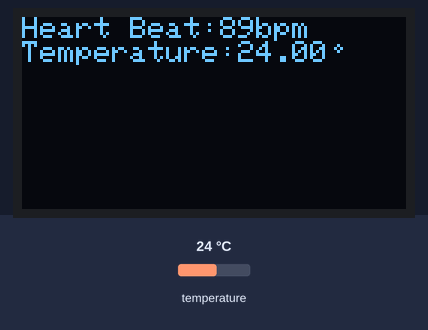
Bench run of a sketch on a simulated Arduino Uno, built with avr-gcc and run on an emulated ATmega328P. On the bench: 128×64 one-colour display. Inputs (shaded band) come from the test bench; at power-on: temperature 24 °C. Random numbers use the default seed unless the sketch sets one; what the sketch prints to the serial monitor is not drawn.

Above: at 1.2 s.
1.3 s: temperature set to 12 °C
At 1.99 s:
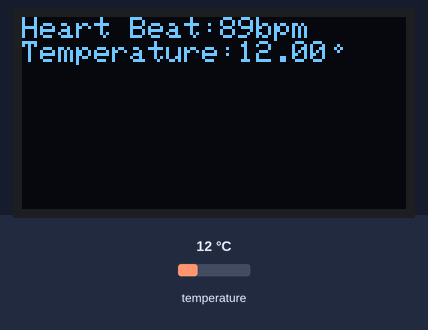
2.9 s: temperature set to 19 °C
At 3.54 s:
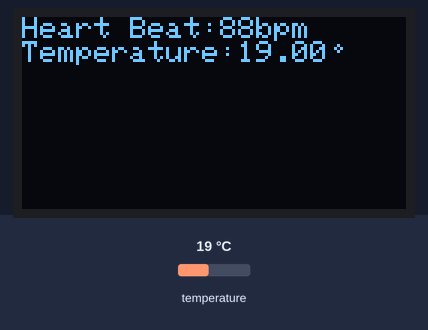
4.4 s: temperature set to 28 °C
At 5.86 s:
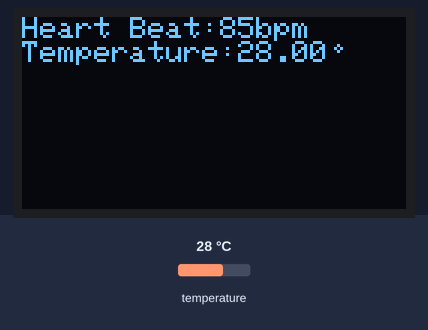

The sketch:

Board_Two.ino
```cpp
#include <SPI.h>
#include <Wire.h>
#include <Adafruit_GFX.h>
#include <Adafruit_SSD1306.h>
#include <Adafruit_Si7021.h>
#include "MAX30105.h"
#include "heartRate.h"

// OLED
#define SCREEN_WIDTH 128
#define SCREEN_HEIGHT 64
#define OLED_RESET     -1
#define SCREEN_ADDRESS 0x3C

Adafruit_SSD1306 display(SCREEN_WIDTH, SCREEN_HEIGHT, &Wire, OLED_RESET);

// HeartBeat
int heartBeat_Ave = 0;

const byte RATE_SIZE = 4; //Increase this for more averaging. 4 is good.
byte rates[RATE_SIZE]; //Array of heart rates
byte rateSpot = 0;
long lastBeat = 0; //Time at which the last beat occurred
float beatsPerMinute = 0;
int beatAvg = 0;

MAX30105 particleSensor;

// Temp
double temp = 0;

Adafruit_Si7021 sensor = Adafruit_Si7021();

// Timer
int fakeTimer = 10;


void setup() {
  Serial.begin(115200);

  // MAX30105 config
  // Initialize sensor
  //Use default I2C port, 400kHz speed
  if (!particleSensor.begin(Wire, I2C_SPEED_FAST)){
    Serial.println("MAX30105 was not found. Please check wiring/power. ");
    while (1);
  }
  Serial.println("Place your index finger on the sensor with steady pressure.");

  particleSensor.setup(); //Configure sensor with default settings
  particleSensor.setPulseAmplitudeRed(0x0A); //Turn Red LED to low to indicate sensor is running
  particleSensor.setPulseAmplitudeGreen(0); //Turn off Green LED

  // Si7021 config
  if (!sensor.begin()){
    Serial.println("Did not found Si7021 sensor!");
    while(true);
  }

  // OLED config
  display.begin(SSD1306_SWITCHCAPVCC, SCREEN_ADDRESS);
  display.clearDisplay();
}

void loop() {
  // Heart Beat
  heartBeat_Ave = random(80,90);
//  heartBeat();

  // Get humidity and temperature data from Si7021
  temp = sensor.readTemperature();

  oledDisplay();
}


/************************************ Heart Beat ********************************************/
void heartBeat(){
    // Test MAX30501
    long irValue = particleSensor.getIR();

    if(irValue > 50000){

//      Serial.print("Avg BPM=");
//      Serial.println(beatAvg);

      if (checkForBeat(irValue) == true){
//        Serial.print("Avg BPM=");
//        Serial.println(beatAvg);

        //Sense a beat.
        long delta = millis() - lastBeat;
        lastBeat = millis();

        // Calculate the heartbeat per minute.
        beatsPerMinute = 60 / (delta / 1000.0);

        if (beatsPerMinute < 255 && beatsPerMinute > 20){
          rates[rateSpot++] = (byte)beatsPerMinute;
          rateSpot %= RATE_SIZE;

          //Calculate the average of readings
          beatAvg = 0;
          for (byte x = 0 ; x < RATE_SIZE ; x++)
            beatAvg += rates[x];
          beatAvg /= RATE_SIZE;
        }
      }
    }
    else{
      beatAvg = 0;
//      Serial.println("Please put your finger on the sensor!");
    }
}

/************************************** OLED ****************************************************/
void oledDisplay(){
  // Display information
    display.clearDisplay();
    display.setTextSize(1);             // Normal 1:1 pixel scale
    display.setTextColor(WHITE);        // Draw white text
    display.setCursor(0,0);             // Start at top-left corner
    display.print("Heart Beat:");
    display.print(heartBeat_Ave);
//    display.print(beatAvg);
    display.println("bpm");
    display.print("Temperature:");
    display.print(temp);
    display.drawCircle(105,10,1,WHITE);
    display.display();
}
```
